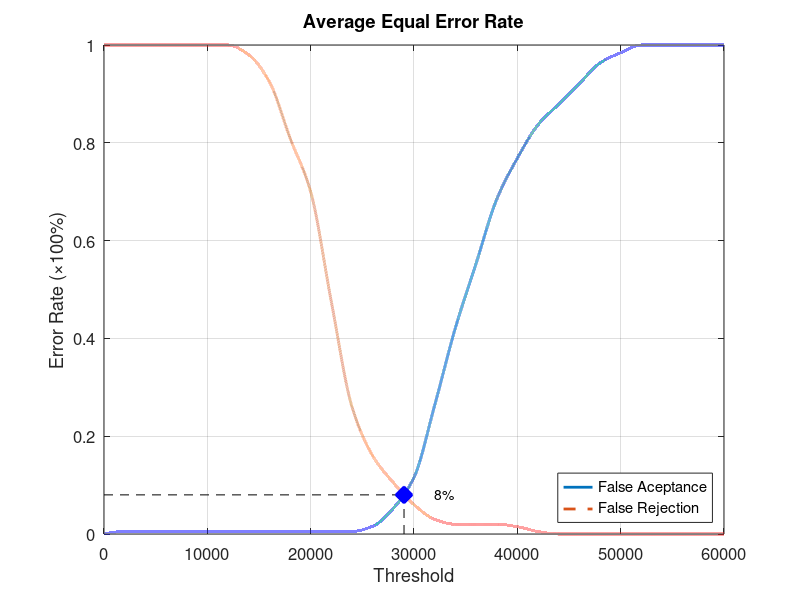
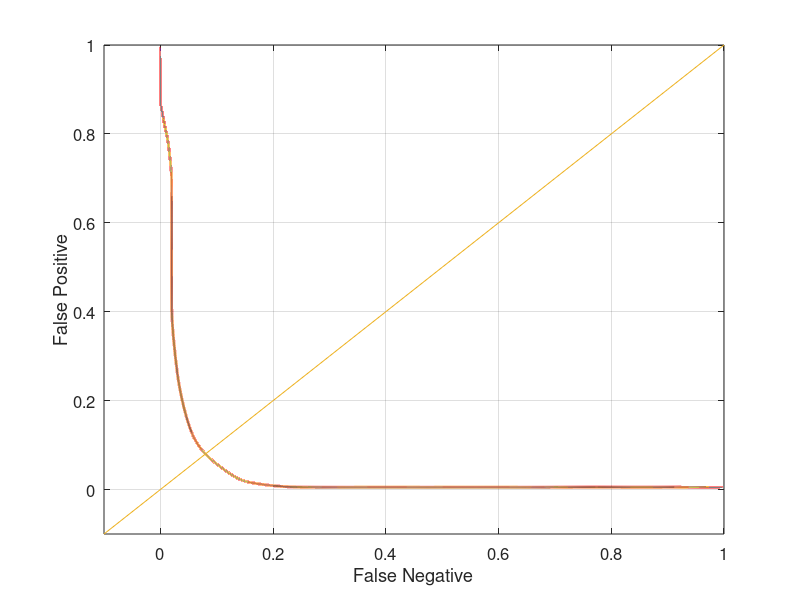

Source code (MATLAB) for these figures, in order:
function yEER = Database5_2
close all;
clear;
clc;
x = 0:2000:60000;
xq = 0:0.5:60000;

y0 = [0 0.00526316 0.00526316 0.00526316 0.00526316 0.00526316 0.00526316 0.00526316 0.00526316 0.00526316 0.00526316 0.00526316 0.00526316 0.0157895 0.0526316 0.115789 0.263158 0.421053 0.552632 0.684211 0.768421 0.836842 0.878947 0.921053 0.963158 0.984211 1 1 1 1 1];
yy0 = interp1(x, y0, xq, 'pchip');
y1 = [1 1 1 1 1 1 1 0.98 0.925 0.81 0.7 0.475 0.26 0.16 0.105 0.06 0.03 0.02 0.02 0.02 0.015 0.005 0 0 0 0 0 0 0 0 0];
yy1 = interp1(x, y1, xq, 'pchip');

% Calculating EER: 
y2 = abs(y0 - y1);
find(y2 == min(y2))
yy2 = abs(yy0 - yy1);
xEER = find(yy2 == min(yy2));
xEERIndex = xq(xEER) % X-axis EER
yEER = yy0(xEER) % Y-axis EER

main = figure
plot(xq, yy0,'-','LineWidth', 2);	hold on
plot(xq, yy1,'--','LineWidth', 2);	hold on
plot([xEERIndex xEERIndex], [0 yEER], 'k--');	hold on
plot([0 xEERIndex], [yEER yEER], 'k--');	hold on
plot(xEERIndex, yEER, 'bx', 'LineWidth', 10);	hold on
text(xEERIndex + 10 * xEERIndex / 100, yEER, [num2str(round((10000 * yEER)) / 100) '%'])
legend('False Aceptance', 'False Rejection', 'Location', 'SouthEast')
xlabel('Threshold')
ylabel('Error Rate (\times100%)')
title('Average Equal Error Rate')
set(gca, 'FontSize', 12)
axis([0 60000 0 1])
grid on

print(main, 'Database5_2Main', '-dpng');
FNRxFPR = figure('Color', [1 1 1]);
plot(yy1, yy0, '-', yy1, yy0, 'LineWidth', 2);
hold on
y = -0.1:0.1:1
plot(y, y); 
set(gca, 'FontSize', 12)
xlabel('False Negative')
ylabel('False Positive')
axis([-0.1 1 -0.1 1])
set(gca, 'FontSize', 12)
grid on

print(FNRxFPR, 'Database5_2FNRxFPR','-dpng');
end
